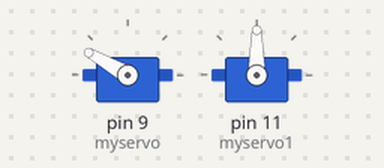
A sketch run on a simulated Arduino Uno, built with avr-gcc and run on an emulated ATmega328P. Parts: 2 × servo.

Above: at 0.05 s.
At 2.65 s:
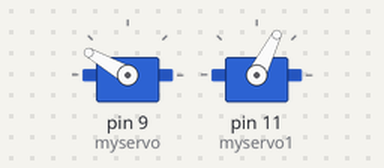
At 5.4 s:
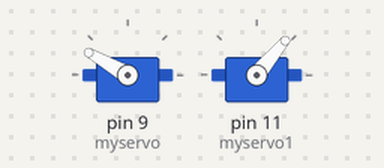
At 10.75 s:
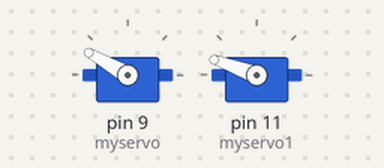
Timing chart, 0 to 14.0 s (numbered marks = the images above):
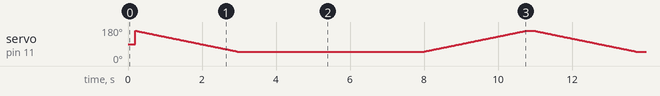

The sketch:

selfie1.ino
```cpp
#include <Servo.h>

Servo myservo,myservo1;


int pos1 = 0;

void setup() {
  myservo.attach(9);
  myservo1.attach(11);

}

void loop() {


  myservo.write(150);
  delay(200);
  for (pos1 = 160; pos1 >= 50; pos1 -= 1) {

    myservo1.write(pos1);
    delay(25);
  }

  delay(5000);
  for (pos1 = 50; pos1 <= 160; pos1 += 1) {
    myservo1.write(pos1);
    delay(25);
  }
}
```
